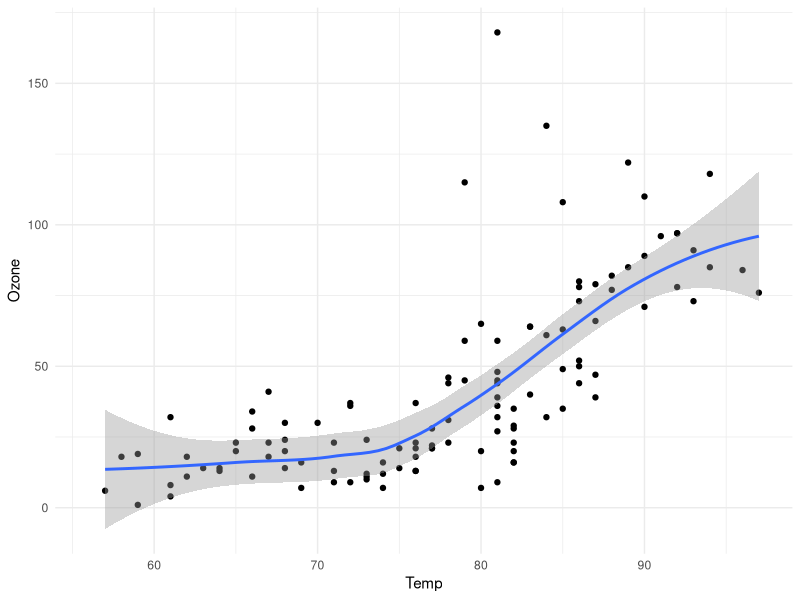

The R script that drew this image:
## ---- chunk 1
#| label: fig-airquality
#| fig-cap: Temperature and ozone level.
#| warning: false

library(ggplot2)

ggplot(airquality, aes(Temp, Ozone)) + 
  geom_point() + 
  geom_smooth(method = "loess") + 
  theme_minimal()
  
## ---- chunk 2
header <- c("Topic", "Competency","Sufficient","Insufficient")
topics <- c(
  "Data Validation",
  "Data Visualization",
  "Communication"
  )
competnecy <- c(
  "Assess data quality and perform validation tasks",
  "Create data visualizations to demonstrate the characteristics of data and 
  represent relationships between features",
  "Presents data concepts to small, diverse audiences"
) 
sufficeint <- c(
  "Has validated all variables against provided criteria and where necessary has
  performed cleaning tasks to result in analysis-ready data",
  "Has created at least two different visualizations of single variables 
  (e.g. histogram, bar  chart, single boxplot) 
  \n
  Has created at least one visualization including two or more variables 
  (e.g. scatterplot, filled bar chart, multiple boxplots)
  \n
  Has used visualizations that support the findings being presented",
  "For each analysis step, 
  has explained their findings and/or the reasoning for selecting approaches"
)
insufficent <- c(
  "Has not conducted all the required checks and/or has not cleaned the data. 
  May have removed data rather than performed cleaning tasks
  ",
  "
    Has used the same visualization throughout
    \n
    Has not included graphics to represent single variables and relationships
    \n
    Has not used visualizations that support the findings being presented
  ",
  "
    Has not provided a summary for each step 
    (data validation, exploratory analysis)
  "
)

df_rubric_da_associate <- 
  data.frame(
    Topics = topics,
    Competnecy = competnecy,
    Sufficeint = sufficeint,
    Insufficent = insufficent
  )
knitr::kable(df_rubric_da_associate, format = "html")

## ---- chunk 3
header <- c("Topic", "Competency","Sufficient","Insufficient")
topics <- c(
  "Data Validation",
  "Data Visualization",
  "Business Focus",
  "Business Metrics",
  "Communication"
  )
competency <- c(
  "
    Assess data quality and perform validation tasks
  ",
  "
    Create data visualizations to demonstrate the characteristics of data and 
    represent relationships between features  ",
  "
    Collects relevant information, detects patterns, observes and interprets 
    data
  ",
  "
    Benchmarks, monitors, and evaluates business processes
  ",
  "
    Employs multiple tactics (written and verbal) to communicate to business 
    leaders
  "
)
sufficient <- c(
  "
    Has validated all variables and where necessary has performed cleaning 
    tasks to result in analysis-ready data
  ",
  "
    Has created at least two different visualizations of single variables 
    (e.g. histogram, bar chart, single boxplot)
    \n
    Has created at least one visualization including two or more variables 
    (e.g. scatterplot, filled barchart, multiple boxplots)
    \n
    Has used visualizations that support the findings being presented
  ",
  "
    Has described at least one of the business goals of the project
    \\n
    Has explained how their work has addressed the business problem
    \\n
    Has provided at least one recommendation for future action to be taken 
    based on the outcome of the work done
  ",
  "
    Has defined a metric that can be used by the business in the future to 
    measure success in solving the problem
    
    Has evaluated the metric using the existing data to provide a baseline 
    measure for the problem
  ",
  "
    For each analysis step, has provided a written explanation of their findings
    and/or reasoning for selecting approaches
    \\n
    Has delivered a verbal presentation addressing the business goals, outcomes
    and recommendations
  "
)
insufficient <- c(
  "
    Has not conducted all the required checks and/or has not cleaned the data. 
    May have removed data rather than performed cleaning tasks
  ",
  "
    Has used the same visualization throughout
    \n
    Has not included graphics to represent single variables and relationships
    \n
    Has not used visualizations that support the findings being presented
  ",
  "
    Has not identified any business goals
    \n
    Has not explained how their work has addressed the business problem
    \n
    Has not provided any recommendations for future actions
  ",
  "
    Has not identified a metric to compare the model performance to the business
    problem or has not shown the metric with the current data
  ",
  "
    Has not provided a written summary for each step
    \n
    Has not delivered a verbal presentation
  "
)

df_rubric_da_professional <- 
  data.frame(
    Topics = topics,
    Competency = competency,
    Sufficient = sufficient,
    Insufficient = insufficient
  )
knitr::kable(df_rubric_da_professional, format = "html")

## ---- chunk 4
header <- c("SKILL ASSESMENT", "ASSOCIATE", "PROFESSIONAL")
skill <- c(
  "Data Management in SQL (PostgreSQL)",
  "Data Analysis in SQL (PostgreSQL)",
  "Importing & Cleaning Data in R/Python",
  "Data Manipulation in R/Python",
  "Statistical Fundamentals in R/Python"
)
associate_points <- c(134, 115, NA, NA, NA)
profesional_points <- c(134, 115, 111, 111, 125)
df_data_analyst_assesments <- 
  data.frame(skill, associate_points, profesional_points)
names(df_data_analyst_assesments) <- header
knitr::kable(df_data_analyst_assesments, format = "html")
## ---- chunk 5
header <- c("SKILL ASSESMENT", "ASSOCIATE", "PROFESSIONAL")
skill <- c(
  "Data Manipulation in R/Python",
  " Statistical Fundamentals in R/Python",
  " Importing & Cleaning in R/Python",
  " Data Management in SQL (PostgreSQL)",
  " Machine Learning Fundamentals in R/Python",
  " R / Python Programming"
)
associate_points <- c(131, 125, 130, NA, 119, 120)
profesional_points <- c(131, 125, 149, 134, 119, 140)
df_data_scientist_assesments <- 
  data.frame(skill, associate_points, profesional_points)
names(df_data_scientist_assesments) <- header
knitr::kable(df_data_scientist_assesments, format = "html")
## ---- chunk 6
  # install.packages("tidyverse")
## ---- chunk 7
  library(tidyverse)
